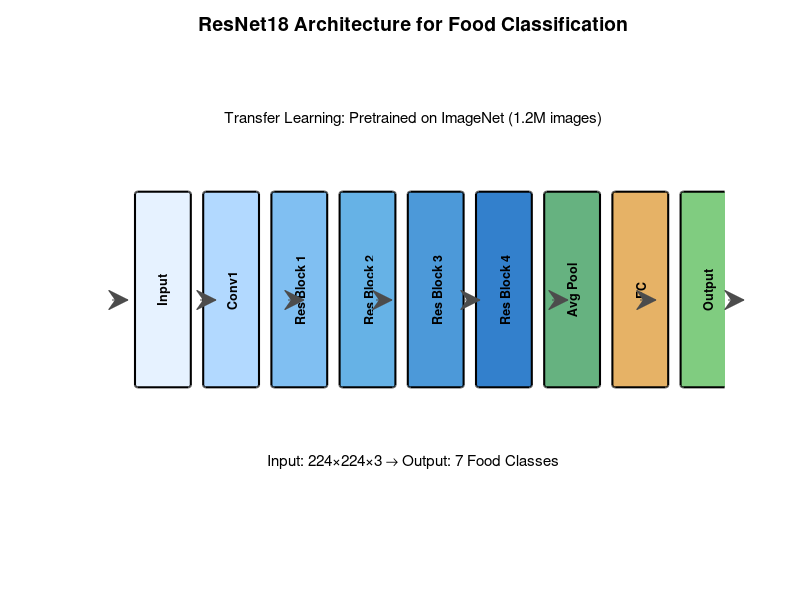
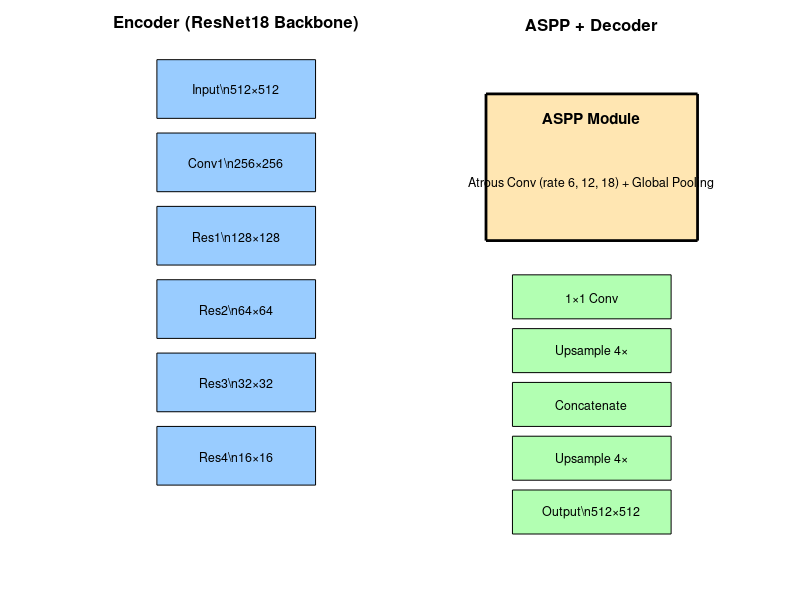

Reproduce these figures in MATLAB, in order. (Note: this script raises an error after producing the figures.)
%% VISUALIZE DEEP LEARNING - Complete DL Visualization Suite
% Generates all deep learning figures for the report
%
% Generates:
%   - ResNet18 vs DeepLabv3+ comparison
%   - Architecture diagrams
%   - Classical vs DL segmentation comparison
%
% Usage:
%   visualizeDeepLearning()

function visualizeDeepLearning()
    %% Setup
    projectRoot = fileparts(fileparts(mfilename('fullpath')));
    outputDir = fullfile(projectRoot, 'report_figures');
    
    if ~exist(outputDir, 'dir')
        mkdir(outputDir);
    end
    
    fprintf('\n');
    fprintf('╔══════════════════════════════════════════════════════════════╗\n');
    fprintf('║      GENERATING DEEP LEARNING FIGURES FOR REPORT             ║\n');
    fprintf('╚══════════════════════════════════════════════════════════════╝\n\n');
    
    figNum = 30;
    
    %% Figure 30: ResNet18 Classification Architecture
    f = figure('Position', [100,100,1000,500], 'Color', 'w');
    
    % Draw ResNet18 blocks
    blockNames = {'Input', 'Conv1', 'Res Block 1', 'Res Block 2', 'Res Block 3', 'Res Block 4', 'Avg Pool', 'FC', 'Output'};
    blockColors = [
        0.9, 0.95, 1.0;
        0.7, 0.85, 1.0;
        0.5, 0.75, 0.95;
        0.4, 0.7, 0.9;
        0.3, 0.6, 0.85;
        0.2, 0.5, 0.8;
        0.4, 0.7, 0.5;
        0.9, 0.7, 0.4;
        0.5, 0.8, 0.5;
    ];
    
    for i = 1:length(blockNames)
        x = (i-1) * 0.11 + 0.05;
        rectangle('Position', [x, 0.3, 0.09, 0.4], 'FaceColor', blockColors(i,:), ...
                  'EdgeColor', 'k', 'LineWidth', 1.5, 'Curvature', 0.1);
        text(x + 0.045, 0.5, blockNames{i}, 'HorizontalAlignment', 'center', ...
             'FontSize', 9, 'FontWeight', 'bold', 'Rotation', 90);
        
        if i < length(blockNames)
            annotation('arrow', [x+0.09, x+0.11], [0.5, 0.5], 'Color', [0.3, 0.3, 0.3]);
        end
    end
    
    axis off;
    xlim([0, 1]);
    ylim([0, 1]);
    title('ResNet18 Architecture for Food Classification', 'FontSize', 14, 'FontWeight', 'bold');
    
    % Add labels
    text(0.5, 0.15, 'Input: 224×224×3 → Output: 7 Food Classes', 'HorizontalAlignment', 'center', 'FontSize', 11);
    text(0.5, 0.85, 'Transfer Learning: Pretrained on ImageNet (1.2M images)', 'HorizontalAlignment', 'center', 'FontSize', 11);
    
    saveas(f, fullfile(outputDir, sprintf('Fig%02d_ResNet18_Architecture.png', figNum))); figNum = figNum + 1;
    close(f);
    fprintf('Saved: Fig30_ResNet18_Architecture.png\n');
    
    %% Figure 31: DeepLabv3+ Segmentation Architecture
    f = figure('Position', [100,100,1200,500], 'Color', 'w');
    
    % Encoder
    subplot(1,2,1);
    axis off;
    title('Encoder (ResNet18 Backbone)', 'FontSize', 12, 'FontWeight', 'bold');
    
    encoderBlocks = {'Input\n512×512', 'Conv1\n256×256', 'Res1\n128×128', 'Res2\n64×64', 'Res3\n32×32', 'Res4\n16×16'};
    for i = 1:length(encoderBlocks)
        y = 1 - i * 0.15;
        rectangle('Position', [0.2, y, 0.6, 0.12], 'FaceColor', [0.6, 0.8, 1], 'EdgeColor', 'k');
        text(0.5, y + 0.06, encoderBlocks{i}, 'HorizontalAlignment', 'center', 'FontSize', 9);
    end
    xlim([0, 1]);
    ylim([0, 1]);
    
    % ASPP and Decoder
    subplot(1,2,2);
    axis off;
    title('ASPP + Decoder', 'FontSize', 12, 'FontWeight', 'bold');
    
    % ASPP module
    rectangle('Position', [0.1, 0.6, 0.8, 0.3], 'FaceColor', [1, 0.9, 0.7], 'EdgeColor', 'k', 'LineWidth', 2);
    text(0.5, 0.85, 'ASPP Module', 'HorizontalAlignment', 'center', 'FontSize', 11, 'FontWeight', 'bold');
    text(0.5, 0.72, 'Atrous Conv (rate 6, 12, 18) + Global Pooling', 'HorizontalAlignment', 'center', 'FontSize', 9);
    
    % Decoder
    decoderBlocks = {'1×1 Conv', 'Upsample 4×', 'Concatenate', 'Upsample 4×', 'Output\n512×512'};
    for i = 1:length(decoderBlocks)
        y = 0.55 - i * 0.11;
        rectangle('Position', [0.2, y, 0.6, 0.09], 'FaceColor', [0.7, 1, 0.7], 'EdgeColor', 'k');
        text(0.5, y + 0.045, decoderBlocks{i}, 'HorizontalAlignment', 'center', 'FontSize', 9);
    end
    xlim([0, 1]);
    ylim([0, 1]);
    
    sgtitle('DeepLabv3+ Architecture for Food Segmentation', 'FontSize', 14, 'FontWeight', 'bold');
    saveas(f, fullfile(outputDir, sprintf('Fig%02d_DeepLabv3_Architecture.png', figNum))); figNum = figNum + 1;
    close(f);
    fprintf('Saved: Fig31_DeepLabv3_Architecture.png\n');
    
    %% Figure 32: Classical vs Deep Learning Comparison
    f = figure('Position', [100,100,1200,400], 'Color', 'w');
    
    % Classical Pipeline
    subplot(1,2,1);
    axis off;
    title('Classical Image Processing', 'FontSize', 12, 'FontWeight', 'bold');
    
    classicalSteps = {'RGB Image', 'Preprocessing', 'HSV Threshold', 'Morphology', 'K-means', 'Final Mask'};
    for i = 1:length(classicalSteps)
        y = 1 - i * 0.15;
        rectangle('Position', [0.2, y, 0.6, 0.12], 'FaceColor', [0.8, 0.9, 1], 'EdgeColor', 'k');
        text(0.5, y + 0.06, classicalSteps{i}, 'HorizontalAlignment', 'center', 'FontSize', 10);
        if i < length(classicalSteps)
            annotation('arrow', [0.38, 0.38], [y-0.01, y-0.02]);
        end
    end
    xlim([0, 1]);
    ylim([0, 1]);
    
    % Deep Learning Pipeline
    subplot(1,2,2);
    axis off;
    title('Deep Learning (DeepLabv3+)', 'FontSize', 12, 'FontWeight', 'bold');
    
    dlSteps = {'RGB Image', 'Resize 512×512', 'DeepLabv3+', 'Softmax', 'Argmax', 'Segmentation Mask'};
    for i = 1:length(dlSteps)
        y = 1 - i * 0.15;
        rectangle('Position', [0.2, y, 0.6, 0.12], 'FaceColor', [1, 0.9, 0.8], 'EdgeColor', 'k');
        text(0.5, y + 0.06, dlSteps{i}, 'HorizontalAlignment', 'center', 'FontSize', 10);
    end
    xlim([0, 1]);
    ylim([0, 1]);
    
    sgtitle('Segmentation: Classical vs Deep Learning Approach', 'FontSize', 14, 'FontWeight', 'bold');
    saveas(f, fullfile(outputDir, sprintf('Fig%02d_Classical_vs_DL.png', figNum))); figNum = figNum + 1;
    close(f);
    fprintf('Saved: Fig32_Classical_vs_DL.png\n');
    
    %% Figure 33: Complete System Architecture
    f = figure('Position', [100,100,1400,600], 'Color', 'w');
    axis off;
    
    % Title
    text(0.5, 0.95, 'Complete System Architecture: Classical + Deep Learning', ...
         'HorizontalAlignment', 'center', 'FontSize', 16, 'FontWeight', 'bold');
    
    % Input
    rectangle('Position', [0.02, 0.4, 0.1, 0.2], 'FaceColor', [0.9, 0.95, 1], 'EdgeColor', 'k', 'LineWidth', 2);
    text(0.07, 0.5, {'Input', 'Image'}, 'HorizontalAlignment', 'center', 'FontSize', 10, 'FontWeight', 'bold');
    
    % Preprocessing
    rectangle('Position', [0.15, 0.4, 0.12, 0.2], 'FaceColor', [0.8, 0.9, 1], 'EdgeColor', 'k', 'LineWidth', 2);
    text(0.21, 0.5, {'Preprocessing', '(CLAHE +', 'Filtering)'}, 'HorizontalAlignment', 'center', 'FontSize', 9);
    
    % Branch arrow
    annotation('arrow', [0.27, 0.32], [0.5, 0.65]);
    annotation('arrow', [0.27, 0.32], [0.5, 0.35]);
    
    % Classification Branch (Top)
    rectangle('Position', [0.32, 0.6, 0.15, 0.25], 'FaceColor', [0.7, 0.85, 1], 'EdgeColor', [0, 0.4, 0.8], 'LineWidth', 2);
    text(0.395, 0.82, 'CLASSIFICATION', 'HorizontalAlignment', 'center', 'FontSize', 10, 'FontWeight', 'bold', 'Color', [0, 0.3, 0.6]);
    text(0.395, 0.72, {'SVM (127 features)', 'or', 'ResNet18 (CNN)'}, 'HorizontalAlignment', 'center', 'FontSize', 9);
    
    % Segmentation Branch (Bottom)
    rectangle('Position', [0.32, 0.15, 0.15, 0.25], 'FaceColor', [1, 0.9, 0.8], 'EdgeColor', [0.8, 0.4, 0], 'LineWidth', 2);
    text(0.395, 0.37, 'SEGMENTATION', 'HorizontalAlignment', 'center', 'FontSize', 10, 'FontWeight', 'bold', 'Color', [0.6, 0.3, 0]);
    text(0.395, 0.27, {'HSV + Morphology', 'or', 'DeepLabv3+'}, 'HorizontalAlignment', 'center', 'FontSize', 9);
    
    % Arrows to next stage
    annotation('arrow', [0.47, 0.52], [0.72, 0.55]);
    annotation('arrow', [0.47, 0.52], [0.28, 0.45]);
    
    % Portion Estimation
    rectangle('Position', [0.52, 0.35, 0.12, 0.3], 'FaceColor', [0.8, 1, 0.8], 'EdgeColor', 'k', 'LineWidth', 2);
    text(0.58, 0.5, {'Portion', 'Estimation', '', 'Region Props', 'Area Ratio'}, 'HorizontalAlignment', 'center', 'FontSize', 9);
    
    % Arrow
    annotation('arrow', [0.64, 0.69], [0.5, 0.5]);
    
    % Calorie Calculation
    rectangle('Position', [0.69, 0.35, 0.12, 0.3], 'FaceColor', [1, 1, 0.7], 'EdgeColor', 'k', 'LineWidth', 2);
    text(0.75, 0.5, {'Calorie', 'Calculation', '', 'MyFCD', 'Database'}, 'HorizontalAlignment', 'center', 'FontSize', 9);
    
    % Arrow
    annotation('arrow', [0.81, 0.86], [0.5, 0.5]);
    
    % Output
    rectangle('Position', [0.86, 0.35, 0.12, 0.3], 'FaceColor', [0.5, 0.8, 0.5], 'EdgeColor', 'k', 'LineWidth', 2);
    text(0.92, 0.5, {'OUTPUT', '', 'Food Type', 'Calories', 'Nutrients'}, 'HorizontalAlignment', 'center', 'FontSize', 9, 'FontWeight', 'bold', 'Color', 'w');
    
    xlim([0, 1]);
    ylim([0, 1]);
    
    saveas(f, fullfile(outputDir, sprintf('Fig%02d_Complete_System_Architecture.png', figNum))); figNum = figNum + 1;
    close(f);
    fprintf('Saved: Fig33_Complete_System_Architecture.png\n');
    
    %% Figure 34: Training Process
    f = figure('Position', [100,100,1000,400], 'Color', 'w');
    
    subplot(1,2,1);
    % Simulated training curve
    epochs = 1:20;
    trainLoss = 2.5 * exp(-0.15 * epochs) + 0.1 + 0.05*rand(1,20);
    valLoss = 2.5 * exp(-0.12 * epochs) + 0.15 + 0.08*rand(1,20);
    
    plot(epochs, trainLoss, 'b-', 'LineWidth', 2); hold on;
    plot(epochs, valLoss, 'r--', 'LineWidth', 2);
    xlabel('Epoch'); ylabel('Loss');
    title('Training Progress (Example)', 'FontWeight', 'bold');
    legend('Training Loss', 'Validation Loss', 'Location', 'northeast');
    grid on;
    
    subplot(1,2,2);
    % Accuracy curve
    trainAcc = 1 - 0.8*exp(-0.2*epochs) + 0.02*rand(1,20);
    valAcc = 1 - 0.85*exp(-0.18*epochs) + 0.03*rand(1,20);
    
    plot(epochs, trainAcc*100, 'b-', 'LineWidth', 2); hold on;
    plot(epochs, valAcc*100, 'r--', 'LineWidth', 2);
    xlabel('Epoch'); ylabel('Accuracy (%)');
    title('Accuracy Over Training', 'FontWeight', 'bold');
    legend('Training', 'Validation', 'Location', 'southeast');
    grid on;
    ylim([0, 100]);
    
    sgtitle('Deep Learning Training Visualization', 'FontSize', 14, 'FontWeight', 'bold');
    saveas(f, fullfile(outputDir, sprintf('Fig%02d_Training_Curves.png', figNum))); figNum = figNum + 1;
    close(f);
    fprintf('Saved: Fig34_Training_Curves.png\n');
    
    %% Summary
    fprintf('\n');
    fprintf('╔══════════════════════════════════════════════════════════════╗\n');
    fprintf('║          DEEP LEARNING FIGURES GENERATED                     ║\n');
    fprintf('╠══════════════════════════════════════════════════════════════╣\n');
    fprintf('║  Fig30: ResNet18 Classification Architecture                 ║\n');
    fprintf('║  Fig31: DeepLabv3+ Segmentation Architecture                 ║\n');
    fprintf('║  Fig32: Classical vs Deep Learning Comparison                ║\n');
    fprintf('║  Fig33: Complete System Architecture                         ║\n');
    fprintf('║  Fig34: Training Curves Example                              ║\n');
    fprintf('╚══════════════════════════════════════════════════════════════╝\n\n');
end
